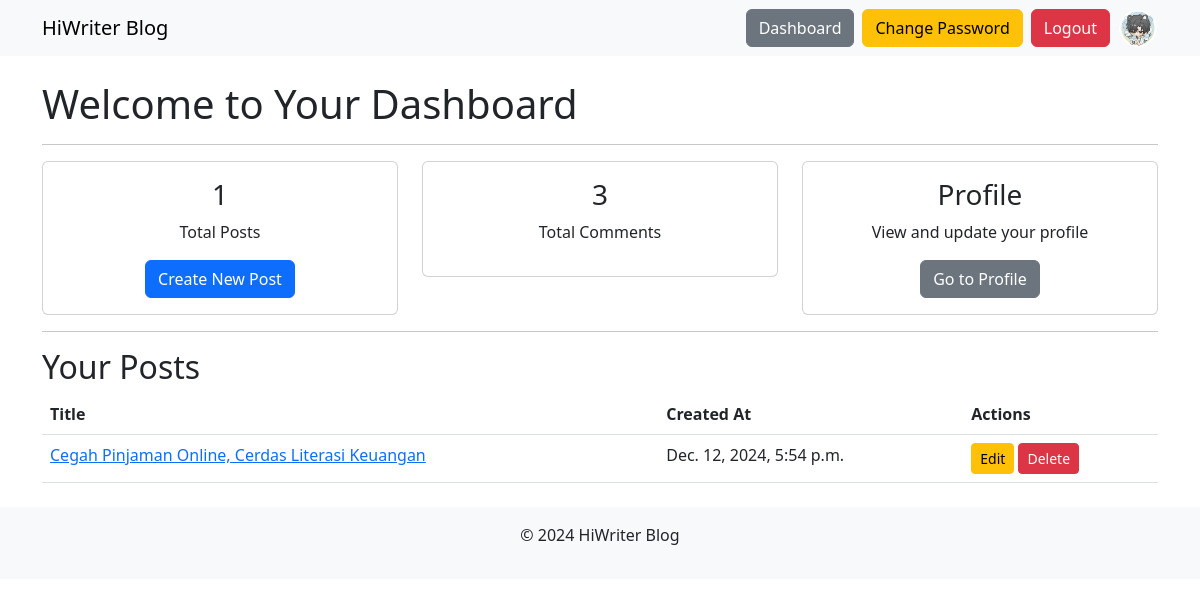
The app's page /dashboard/ (signed in) with its own data.
### blog/models.py (models this page shows, shortened)
class Profile(models.Model):
    user = models.OneToOneField(User, on_delete=models.CASCADE)
    bio = models.TextField(blank=True, null=True)
    profile_picture = models.ImageField(
        upload_to='profile_pictures/',
        blank=True,
        null=True,
        default='profile_pictures/default-profile.jpg'
    )

class Post(models.Model):
    title = models.CharField(max_length=200)
    content = models.TextField()
    author = models.ForeignKey(User, on_delete=models.CASCADE)
    created_at = models.DateTimeField(auto_now_add=True)
    image = models.ImageField(upload_to='post_images/', blank=True, null=True)
    category = models.ForeignKey(Category, on_delete=models.SET_NULL, null=True, blank=True)
    tags = models.ManyToManyField('Tag', blank=True)

### blog/views.py (the view)
# urls.py: path('dashboard/', views.dashboard, name='dashboard'),
@login_required
def dashboard(request):
    user_posts = Post.objects.filter(author=request.user)
    user_comments = Comment.objects.filter(post__author=request.user)
    context = {
        'total_posts': user_posts.count(),
        'total_comments': user_comments.count(),
        'posts': user_posts,
        'no_posts': user_posts.count() == 0,
        'no_comments': user_comments.count() == 0,
    }
    return render(request, 'blog/dashboard.html', context)

### blog/templates/blog/dashboard.html (shortened to what this page needs)
{% extends 'blog/base.html' %}
{% block content %}
<h1>Welcome to Your Dashboard</h1>
<hr>
<div class="row">
    <div class="col-md-4">
        <div class="card text-center">
            <div class="card-body">
                <h3>{{ total_posts|default:0 }}</h3>
                <p>Total Posts</p>
                <a href="{% url 'post_create' %}" class="btn btn-primary">Create New Post</a>
            </div>
        </div>
    </div>
    <div class="col-md-4">
        <div class="card text-center">
            <div class="card-body">
                <h3>{{ total_comments|default:0 }}</h3>
                <p>Total Comments</p>
            </div>
        </div>
    </div>
    <div class="col-md-4">
        <div class="card text-center">
            <div class="card-body">
                <h3>Profile</h3>
                <p>View and update your profile</p>
                <a href="{% url 'profile' %}" class="btn btn-secondary">Go to Profile</a>
            </div>
        </div>
    </div>
</div>
<hr>
<h2>Your Posts</h2>
<table class="table">
    <thead>
        <tr>
            <th>Title</th>
            <th>Created At</th>
            <th>Actions</th>
        </tr>
    </thead>
    <tbody>
        {% for post in posts %}
        <tr>
            <td><a href="{% url 'post_detail' post.pk %}">{{ post.title }}</a></td>
            <td>{{ post.created_at }}</td>
            <td>
                <a href="{% url 'post_edit' post.pk %}" class="btn btn-warning btn-sm">Edit</a>
                <a href="{% url 'post_delete' post.pk %}" class="btn btn-danger btn-sm">Delete</a>
            </td>
        </tr>
        {% empty %}
        <tr>
            <td colspan="3">No posts available</td>
        </tr>
        {% endfor %}
    </tbody>
</table>
{% endblock %}

### blog/templates/blog/base.html (shortened to what this page needs)
<!DOCTYPE html>
<html lang="en">
<head>
    <link href="https://cdn.jsdelivr.net/npm/bootstrap@5.3.0-alpha3/dist/css/bootstrap.min.css" rel="stylesheet">
    {% load static %}
    <link rel="stylesheet" href="{% static 'blog/styles.css' %}">
</head>
<body>
<nav class="navbar navbar-expand-lg navbar-light bg-light">
    <div class="container">
        <a class="navbar-brand" href="{% url 'home' %}" >HiWriter Blog</a>
        <div class="d-flex ms-auto align-items-center">
            {% if user.is_authenticated %}
                <a href="/dashboard/" class="btn btn-secondary me-2">Dashboard</a>
                <a href="{% url 'change_password' %}" class="btn btn-warning me-2">Change Password</a>
                <a href="/logout/" class="btn btn-danger me-2">Logout</a>
                {% if user.profile.profile_picture %}
                    <a href="{% url 'profile' %}" class="d-flex align-items-center">
                        <img src="{{ user.profile.profile_picture.url }}" alt="Profile" class="rounded-circle profile-img" style="width: 40px; height: 40px; object-fit: cover;">
                    </a>
                {% endif %}
            {% else %}
                <a href="/login/" class="btn btn-primary me-2">Login</a>
                <a href="/register/" class="btn btn-secondary">Register</a>
            {% endif %}
        </div>
    </div>
</nav>
<div class="container mt-4">
    {% block content %}{% endblock %}
</div>
<footer class="bg-light text-center py-3 mt-4">
    <p>&copy; 2024 HiWriter Blog</p>
</footer>
</body>
</html>

### blog/static/blog/styles.css (style rules this page uses)
.navbar img { width: 40px; height: 40px; border-radius: 50%; object-fit: cover; }
.profile-img { width: 40px; height: 40px; border-radius: 50%; object-fit: cover; }

### records on screen
Post: title "Cegah Pinjaman Online, Cerdas Literasi Keuangan", created_at "Dec. 12, 2024, 5:54 p.m."

### other values on screen
{{ total_posts|default:0 }} "1"
{{ total_comments|default:0 }} "3"
